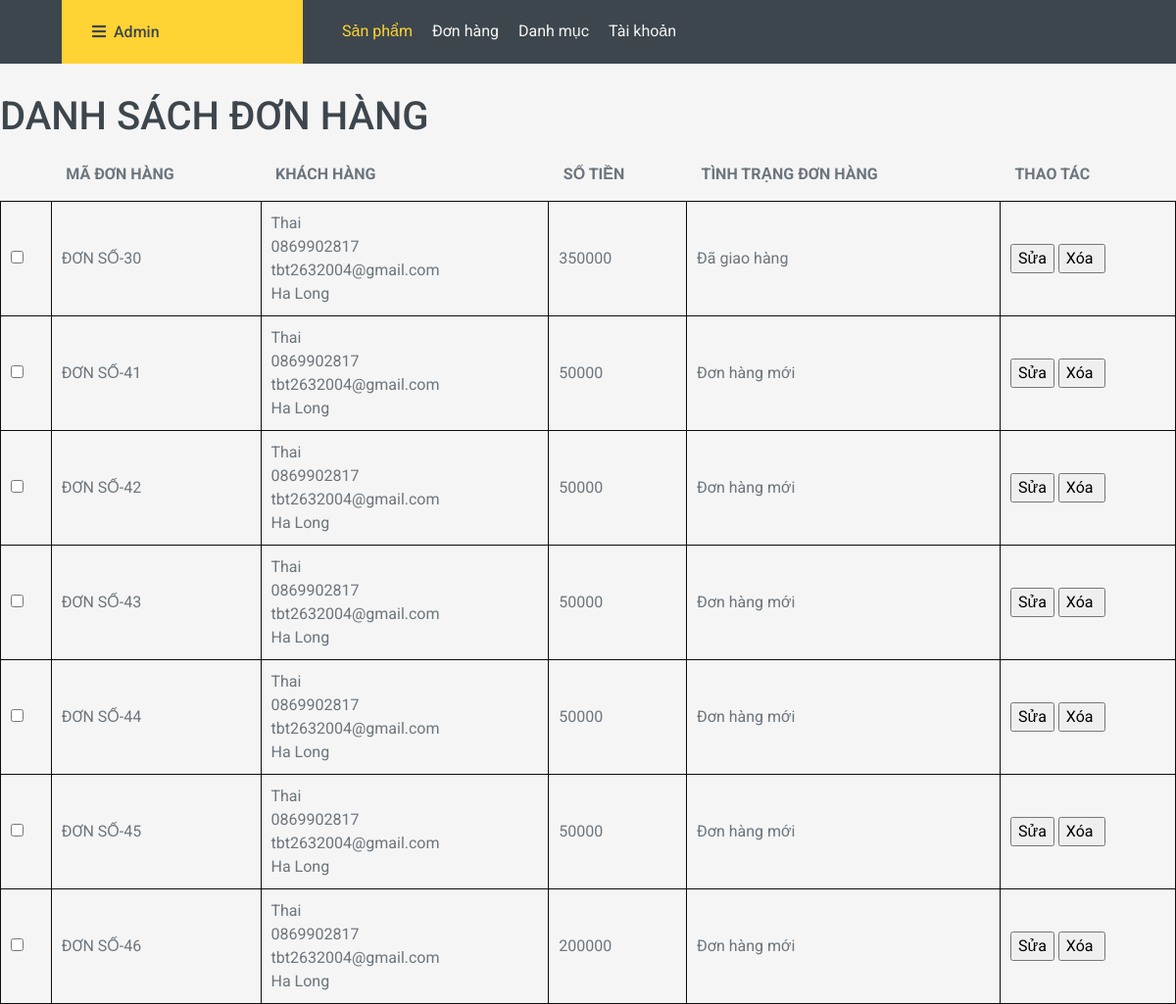
/admin/index.php?act=listbill, run on the app's committed database.
### tables this page shows
CREATE TABLE `tbl_order` (
  `id_order` int(11) NOT NULL,
  `id_user` int(11) NOT NULL,
  `hoten` varchar(250) NOT NULL,
  `sdt` varchar(255) NOT NULL,
  `email` varchar(250) NOT NULL,
  `diachi` varchar(250) NOT NULL,
  `tongtien` int(11) NOT NULL,
  `pttt` tinyint(4) NOT NULL COMMENT '1.Thanh toán trực tiếp\r\n2.Chuyển khoản',
  `ngaydathang` datetime NOT NULL,
  `trangthai` tinyint(4) NOT NULL COMMENT '0: Đơn hàng mới\r\n1.Đang xử lý\r\n2.Đang giao hàng\r\n3.Đã giao hàng'
);

### model/pdo.php (called while the page is built, shortened)
<?php
function pdo_get_connection(){
    $servername = "localhost";
    $username = "root";
    $password = "";
    try {
        $conn = new PDO("mysql:host=$servername;dbname=duanthuctap", $username, $password);
        $conn->setAttribute(PDO::ATTR_ERRMODE, PDO::ERRMODE_EXCEPTION);
        return $conn;
    } catch(PDOException $e) {
        echo "Connection failed: " . $e->getMessage();
    }
}
function pdo_query($sql){
    $sql_args=array_slice(func_get_args(),1);
    try{
        $conn=pdo_get_connection();
        $stmt=$conn->prepare($sql);
        $stmt->execute($sql_args);
        $rows=$stmt->fetchAll();
        return $rows;
    }
    catch(PDOException $e){
        throw $e;
    }
    finally{
        unset($conn);
    }
}
?>

### model/order.php (called while the page is built, shortened)
<?php
function loadall_bill($user_id) {
    $sql = "SELECT * FROM tbl_order WHERE 1";
    $sql .= " order by id_user desc";
    $listbill = pdo_query($sql);
    return $listbill;
}
function get_ttdh($n){
    switch ($n){
        case '0':
            $tt ="Đơn hàng mới";
            break;
        case '3':
            $tt = "Đã giao hàng";
            break;
    }
    return $tt;
}
?>

### admin/bill/listbill.php (the view, shortened to what this page needs)
<div class="row2">
    <div class="row2 font_title">
        <h1>DANH SÁCH ĐƠN HÀNG</h1>
    </div>
    <div class="row2 form_content ">
        <form action="#" method="POST">
            <div class="row2 mb10 formds_loai">
                <table>
                    <tr>
                        <th></th>
                        <th>MÃ ĐƠN HÀNG</th>
                        <th>KHÁCH HÀNG</th>
                        <th>SỐ TIỀN</th>
                        <th>TÌNH TRẠNG ĐƠN HÀNG</th>
                        <th>THAO TÁC</th>
                    </tr>
                    <?php
                         foreach($listbill as $bill)
                         {
                            extract($bill);
                            $suabill =  "index.php?act=suabill&idbill=" . $bill['id_order'];
                            $xoabill = "index.php?act=xoabill&idbill=" . $bill['id_order'];
                            $kh = $bill["hoten"].'
                            <br> '.$bill["sdt"].'
                            <br> '.$bill["email"].'
                            <br> '.$bill["diachi"];
                            $ttdh = get_ttdh($bill['trangthai']);
                            echo '
                            <tr>
                            <td><input type="checkbox" name="" id=""></td>
                            <td>ĐƠN SỐ-'.$bill['id_order'].'</td>
                            <td>'.$kh.'</td>
                            <td>'.$bill['tongtien'].'</td>
                            <td>'.$ttdh.'</td>
                            <td>
                                <a href="' . $suabill . '"><input type="button" value="Sửa"> </a>
                                <a href="' . $xoabill .'"><input type ="button" value="Xóa " onclick="return confirm(\'Bạn có chắc chắn muốn xóa\')"></a>
                            </td>
                            </tr>
                            ';
                         }
                    ?>
                </table>
            </div>
        </form>
    </div>
</div>

### admin/bill/listbill.php (style rules this page uses)
table th { padding: 15px; }

### data on the page
tbl_order: id_order "30", hoten "Thai", sdt "0869902817", email "tbt2632004@gmail.com", diachi "Ha Long", tongtien "350000", trangthai "Đã giao hàng"
tbl_order: id_order "41", hoten "Thai", sdt "0869902817", email "tbt2632004@gmail.com", diachi "Ha Long", tongtien "50000", trangthai "Đơn hàng mới"
tbl_order: id_order "42", hoten "Thai", sdt "0869902817", email "tbt2632004@gmail.com", diachi "Ha Long", tongtien "50000", trangthai "Đơn hàng mới"
tbl_order: id_order "43", hoten "Thai", sdt "0869902817", email "tbt2632004@gmail.com", diachi "Ha Long", tongtien "50000", trangthai "Đơn hàng mới"
tbl_order: id_order "44", hoten "Thai", sdt "0869902817", email "tbt2632004@gmail.com", diachi "Ha Long", tongtien "50000", trangthai "Đơn hàng mới"
tbl_order: id_order "45", hoten "Thai", sdt "0869902817", email "tbt2632004@gmail.com", diachi "Ha Long", tongtien "50000", trangthai "Đơn hàng mới"
tbl_order: id_order "46", hoten "Thai", sdt "0869902817", email "tbt2632004@gmail.com", diachi "Ha Long", tongtien "200000", trangthai "Đơn hàng mới"
